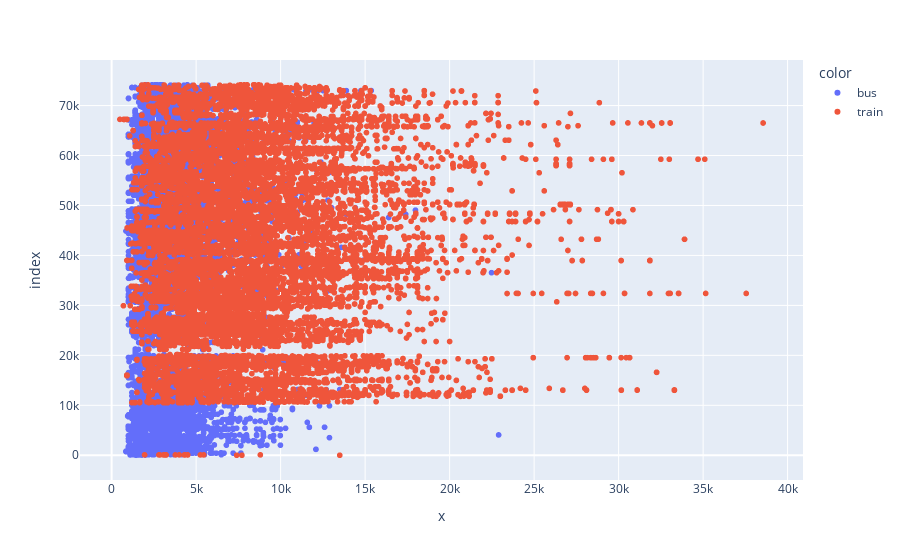

Source (notebook cell):
### Code cell
# Analyse de la relation entre prix ,la vitesse (distance/durée) et le type de transport
notna_tickets = enriched_tickets[enriched_tickets.distance.notna()] # les trajets de Covoi ne contient pas de distance (pas de lon/lat)

import plotly.express as px

fig = px.scatter(notna.distance/notna.duration_in_sec, 
                 notna.price_in_cents, 
                 color=notna.provider_transport_type)

fig.show()

### Figure 1 — Plotly figure (JSON) as saved in the notebook; plotly's stock layout.template omitted (floating-point values rounded to 4 significant figures; data arrays with more than 128 entries replaced by an {"elided": "..."} marker saying what was removed)
{"data": [{"hovertemplate": "color=bus<br>x=%{x}<br>index=%{y}<extra></extra>", "legendgroup": "bus", "marker": {"color": "#636efa", "symbol": "circle"}, "mode": "markers", "name": "bus", "showlegend": true, "type": "scattergl", "x": {"elided": "13798 int values"}, "xaxis": "x", "y": {"elided": "13798 int values"}, "yaxis": "y"}, {"hovertemplate": "color=train<br>x=%{x}<br>index=%{y}<extra></extra>", "legendgroup": "train", "marker": {"color": "#EF553B", "symbol": "circle"}, "mode": "markers", "name": "train", "showlegend": true, "type": "scattergl", "x": {"elided": "18929 int values"}, "xaxis": "x", "y": {"elided": "18929 int values"}, "yaxis": "y"}], "layout": {"legend": {"title": {"text": "color"}, "tracegroupgap": 0}, "margin": {"t": 60}, "xaxis": {"anchor": "y", "domain": [0, 1], "title": {"text": "x"}}, "yaxis": {"anchor": "x", "domain": [0, 1], "title": {"text": "index"}}}}
